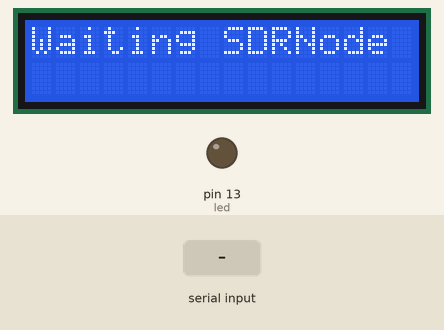
Recording of a sketch running on a simulated Arduino Uno, built with avr-gcc and run on an emulated ATmega328P. Shown: 16×2 character LCD, output pins drawn as LEDs (lit = HIGH). Inputs (shaded band) come from the test bench. What the sketch prints to the serial monitor is not drawn.

Above: at 3.1 s.
3.2 s: "<SDRNODE>\n" received over Serial
At 3.31 s:
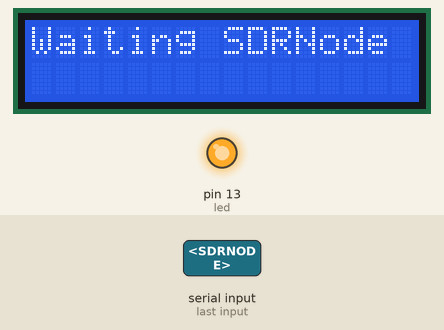
At 3.9 s:
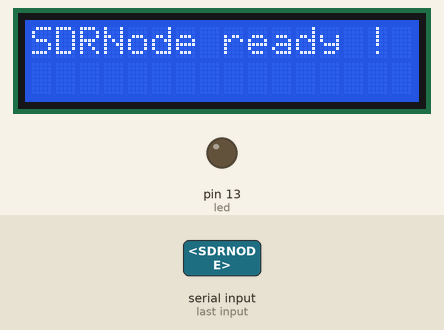
5.0 s: byte 10 ('\n') received over Serial
At 5.1 s:
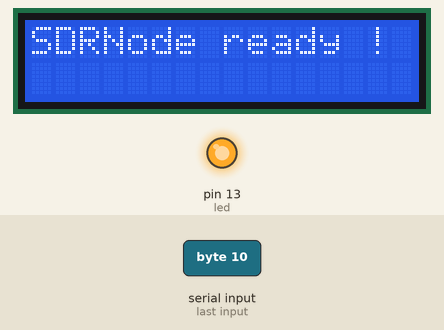
Timing chart, 0 to 8.0 s (numbered marks = the images above; inputs shaded):
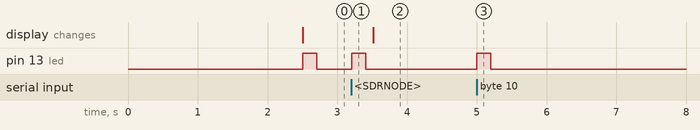

The sketch:

ServerDisplay.ino
```cpp
/*
  Cloud-SDR example to receive, process and display currently received frequency

 */
#include <LiquidCrystal.h>
// initialize the library with the numbers of the interface pins
LiquidCrystal lcd(8, 9, 4, 5, 6, 7);

#define CT_NO_SDRNODE (0)
#define CT_SDRNODE_ATTACHED (1)
#define CT_SDRNODE_READY (2)

int current_state =  CT_NO_SDRNODE ;
int next_state = CT_NO_SDRNODE ;
int led = 13;


long last_call = 0 ;
String inputString = "";         // a string to hold incoming data
boolean stringComplete = false;  // whether the string is complete

/*
 * Message is device:f:frequency
 * example :
 *             rtlsdr:f:432.500
 */
void frequencyMessage( String message ) {
   ledshow() ;
   int p = message.indexOf(':');
   String sdr_name = message.substring(0,p);
   message = message.substring(p+3);
   lcd.clear();
   lcd.setCursor(0, 0);
   lcd.print("SDR:" + sdr_name );
   lcd.setCursor(0, 1);
   lcd.print("RX :" + message );

   // do something with the frequency
   float freq = message.toFloat();
   // example : hf/vhf/uhf antenna switch
   if( (freq>0.1) and (freq<30.0)) {
       // swith to HF
   }
   else
   if( (freq >= 30) and (freq<300)) {
       // switch VHF
   }
   else
   if( freq>=300) {
      // switch UHF
   }
}

void setup() {
  current_state =  CT_NO_SDRNODE ;
  next_state = CT_NO_SDRNODE ;
  last_call =  millis() ;

  pinMode(led, OUTPUT);
  // initialize serial:
  Serial.begin(9600);
  // reserve 200 bytes for the inputString:
  inputString.reserve(200);
  lcd.begin(16, 2);
  // Print a message to the LCD.
  lcd.print("Booting");
  lcd.setCursor(0, 1);
  lcd.print("Cloud-SDR.com" );
}

void ledshow() {
  digitalWrite(led, HIGH);   // turn the LED on (HIGH is the voltage level)
  delay(200);
  digitalWrite(led, LOW);    // turn the LED off by making the voltage LOW
  delay(100);
}

void loop() {
  long now ;
  long diff ;

  switch( current_state ) {
      case CT_NO_SDRNODE:
        // no connection established, send request if long enough
        diff = millis() - last_call ;
        if( diff > 2500 ) {
            lcd.clear();
            lcd.print("Waiting SDRNode");
            // last request was long second ago, retry
            Serial.println("!");
            ledshow();
            last_call = millis();
        }
        if( stringComplete ) {
          if( inputString == "<SDRNODE>" ) {
              next_state = CT_SDRNODE_ATTACHED ;
          }
        }
      break ;

      case CT_SDRNODE_ATTACHED:
        // we are connected to SDRNode
        lcd.clear();
        lcd.print("SDRNode ready !");
        next_state = CT_SDRNODE_READY ;
      break ;

      case CT_SDRNODE_READY:
        diff = millis() - last_call ;
        if( stringComplete ) {
            if( inputString.indexOf(":f:") > 0 ) {
                // this is a frequency message
                last_call = millis();
                frequencyMessage( inputString );
            }
            inputString = "";
            stringComplete = false;
        }

      break ;
  }

  if( next_state != current_state ) {
      current_state = next_state ;
  }
  if (stringComplete) {
    // clear the string:
    inputString = "";
    stringComplete = false;
  }
}

/*
  SerialEvent occurs whenever a new data comes in the
 hardware serial RX.  This routine is run between each
 time loop() runs, so using delay inside loop can delay
 response.  Multiple bytes of data may be available.
 */
void serialEvent() {
  while (Serial.available()) {
    // get the new byte:
    char inChar = (char)Serial.read();

    // if the incoming character is a newline, set a flag
    if (inChar == '\n')  {
        stringComplete = true;
        ledshow();
    } else {
       inputString += inChar;
    }
  }
}
```

Measured:
- after the input at 3.2 s, pin 13 (led): LOW → HIGH at once, → LOW 0.20 s later
- after the input at 5.0 s, pin 13 (led): LOW → HIGH at once, → LOW 0.20 s later
